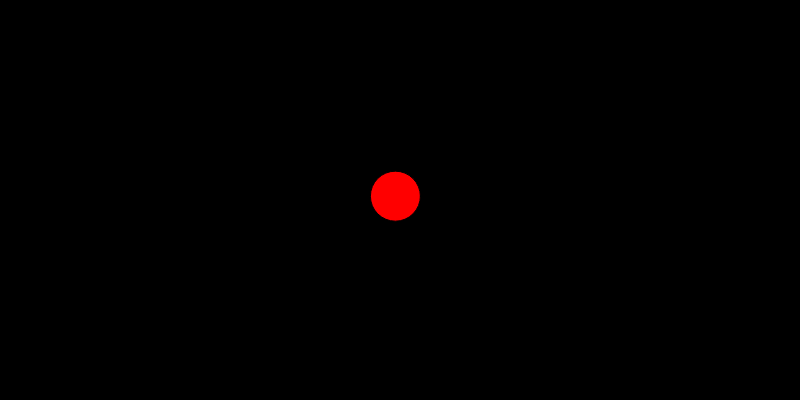
Frame 1 (no input)
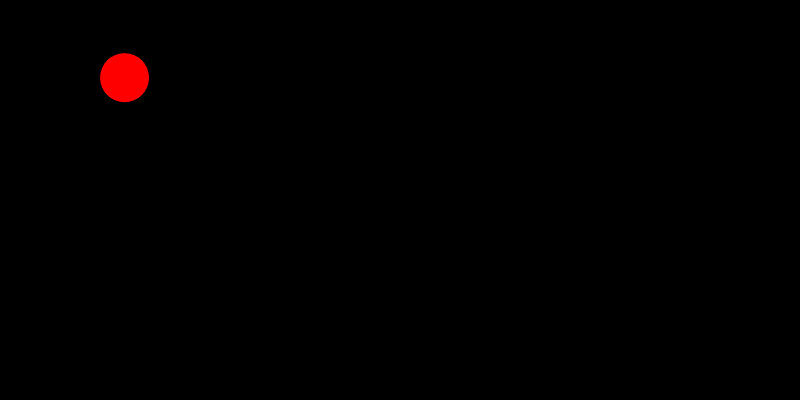
Frame 60 (no input)
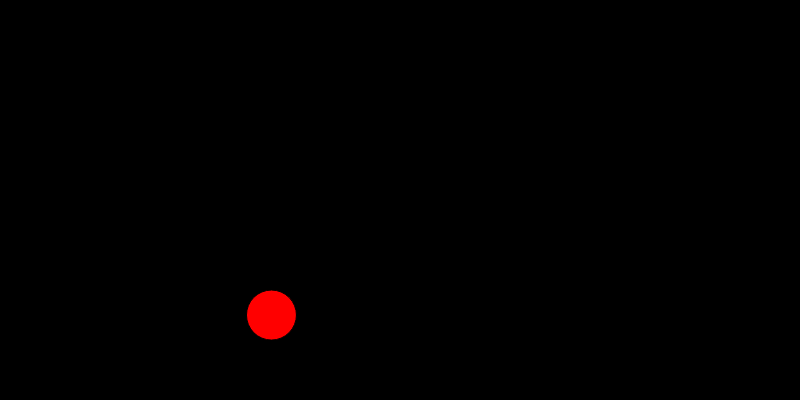
Frame 120 (the mouse pressed at the canvas centre since frame 60)

The p5.js sketch that drew these frames (run headless with seeded random() and noise() and a simulated clock; from frame 60 on, the mouse is pressed at the canvas centre):

// p5.js sketch
// ── sketch.js
class Circulo {
    constructor(x, y, radius) {
        this.x = x;              // usa valores recebidos
        this.y = y;
        this.radius = radius;
        this.diameter = radius * 2;
        this.speedX = Math.random() * 10 - 5;
        this.speedY = Math.random() * 10 - 5;
    }

    reset() {
        this.x = width / 2;
        this.y = height / 2;
        this.speedX = Math.random() * 10 - 5;
        this.speedY = Math.random() * 10 - 5;
    }

    update() {
        // mover
        this.x += this.speedX;
        this.y += this.speedY;

        // se tocar na borda horizontal, reseta no meio da tela
        if (this.x < this.radius || this.x > width - this.radius) {
            this.reset();
        }

        // se tocar na borda vertical, inverte a direção
        if (this.y < this.radius || this.y > height - this.radius) {
            this.speedY *= -1;
        }
    }

    desenha() {
        fill(color(255, 0, 0));
        ellipse(this.x, this.y, this.diameter, this.diameter);
    }
}

let circulo = new Circulo(800, 400, 25);

//codigo base do p5js
function setup() {
    createCanvas(800, 400);
    circulo = new Circulo(width / 2, height / 2, 25); // agora width/height existem
}

function draw() {
    background(color(0, 0, 0));
    circulo.update();
    circulo.desenha();
}
